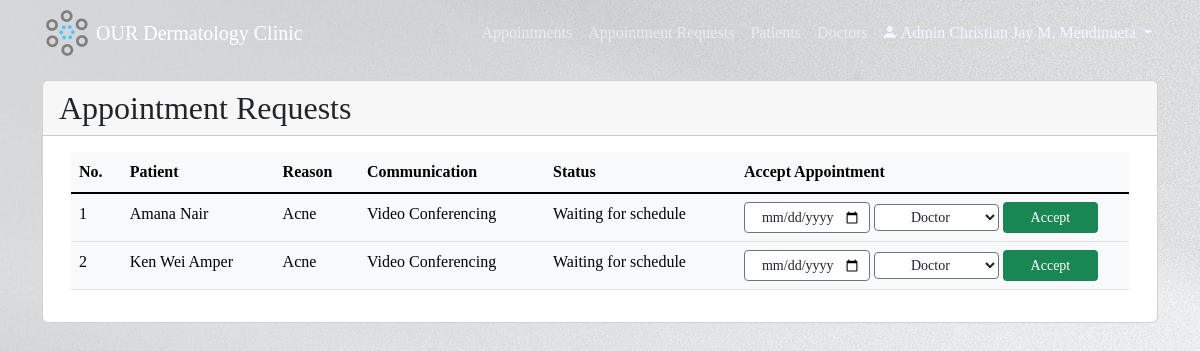
Page /assets/admin/appointment_requests_list.php (signed in) on the committed database.
### tables this page shows
CREATE TABLE `admin_table` (
  `admin_id` int(20) NOT NULL,
  `admin_username` varchar(45) NOT NULL,
  `admin_password` varchar(255) NOT NULL,
  `admin_name` varchar(45) NOT NULL,
  `admin_sex` enum('M','F') DEFAULT NULL,
  `admin_age` int(10) NOT NULL,
  `admin_birthdate` date NOT NULL,
  `admin_email` varchar(45) NOT NULL,
  `admin_phone_no` varchar(11) NOT NULL,
  `admin_address` varchar(100) DEFAULT NULL
);

CREATE TABLE `appointment_table` (
  `appointment_id` int(20) NOT NULL,
  `doctor_id` int(20) DEFAULT NULL,
  `patient_id` int(20) DEFAULT NULL,
  `appointment_reason` varchar(300) NOT NULL,
  `appointment_comms` enum('Video Conferencing','Phone Call') NOT NULL,
  `appointment_date` date DEFAULT NULL,
  `appointment_status` enum('Waiting for schedule','Scheduled','Completed') NOT NULL
);

CREATE TABLE `patient_table` (
  `patient_id` int(20) NOT NULL,
  `patient_name` varchar(100) DEFAULT NULL,
  `patient_sex` enum('M','F') DEFAULT NULL,
  `patient_age` int(10) DEFAULT NULL,
  `patient_birthdate` date DEFAULT NULL,
  `patient_birthplace` varchar(45) DEFAULT NULL,
  `patient_phone_no` varchar(11) DEFAULT NULL,
  `patient_email` varchar(45) NOT NULL,
  `patient_address` varchar(100) DEFAULT NULL,
  `patient_civil_status` enum('Single','Married','Widowed','Separated') DEFAULT NULL,
  `patient_username` varchar(45) NOT NULL,
  `patient_password` varchar(255) NOT NULL,
  `patient_nationality` enum('Filipino','Foreign National') DEFAULT NULL,
  `patient_religion` varchar(45) DEFAULT NULL
);

### assets/admin/appointment_requests_list.php (the view, shortened to what this page needs)
<?php
include "../config.php";
$sessionUser = $_SESSION['admin_id'];
$admin_data = "SELECT * FROM admin_table WHERE admin_id='$sessionUser'";
$results = mysqli_query($conn, $admin_data);
$admin = mysqli_fetch_array($results);
$appointment_qry = "SELECT * FROM appointment_table JOIN patient_table ON appointment_table.patient_id = patient_table.patient_id WHERE appointment_status = 'Waiting for Schedule'";
$results = mysqli_query($conn, $appointment_qry);
$row_count = mysqli_num_rows($results);
?>
<!DOCTYPE html>
<html>
<head>
    <link href="https://cdn.jsdelivr.net/npm/bootstrap@5.2.0-beta1/dist/css/bootstrap.min.css" rel="stylesheet">
    <link rel="stylesheet" href="https://cdn.jsdelivr.net/npm/bootstrap-icons@1.3.0/font/bootstrap-icons.css">
    <link rel="stylesheet" href="../css/style.css">
</head>
<body>
    <nav class="navbar navbar-expand-lg navbar-dark py-2 fixed-top">
        <div class="container">
            <a href="menu.php#"><img src="../img/logo.png" alt="logo"></a>
            <a href="menu.php" class="navbar-brand mx-1">OUR Dermatology Clinic</a>
            <div class="collapse navbar-collapse" id="navmenu">
                <ul class="navbar-nav ms-auto">
                    <li class="nav-item">
                        <a class="nav-link" href="appointment_records.php">Appointments</a>
                    </li>
                    <li class="nav-item">
                        <a class="nav-link" href="#">Appointment Requests</a>
                    </li>
                    <li class="nav-item">
                        <a class="nav-link" href="patients.php">Patients</a>
                    </li>
                    <li class="nav-item">
                        <a class="nav-link" href="doctors.php">Doctors</a>
                    </li>
                    <li class="nav-item">
                        <div class="dropdown navbar-nav">
                            <button class="pt-2 dropdown-toggle" id="dropdown_logout" data-bs-toggle="dropdown" aria-expanded="false">
                                <span class="bi-person-fill"> Admin </span><?php if (!empty($admin['admin_name'])) echo $admin['admin_name'];
                                                                            else echo $admin['admin_usernaname']; ?>
                            </button>
                        </div>
                    </li>
                </ul>
            </div>
        </div>
    </nav>
    <section>
        <div class="container ">
            <div class="row">
                <div class="col-md-12">
                    <div class="card">
                        <div class="card-header">
                            <span class="h2">Appointment Requests</span>
                        </div>
                        <div class="card-body">
                            <div class="container table-responsive-md">
                                <table class="table table-light table-hover caption-top">
                                    <?php
                                    if ($row_count == 0) {
                                    ?>
                                        <strong>No Scheduled Appointments</strong>
                                    <?php
                                    } else {
                                    ?><thead>
                                            <th>No.</th>
                                            <th>Patient</th>
                                            <th>Reason</th>
                                            <th>Communication</th>
                                            <th>Status</th>
                                            <th>Accept Appointment</th>
                                        </thead>
                                        <tbody class="table-group-divider">
                                            <?php
                                            $appointment_number = 1;
                                            foreach ($results as $result) {
                                            ?>
                                                <tr>
                                                    <td><?= $appointment_number ?></td>
                                                    <td><?= $result['patient_name']; ?></td>
                                                    <td><?= $result['appointment_reason']; ?></td>
                                                    <td><?= $result['appointment_comms']; ?></td>
                                                    <td><?= $result['appointment_status']; ?></td>
                                                    <td>
                                                        <form action="#" method="post">
                                                            <input type="date" class="col-12 col-xl-4 btn btn-sm bg-white text-dark border-secondary" name="appointment_date" value="" min="2020-01-20" required />
                                                            <select name="doctor_id" class="col-12 col-xl-4 btn btn-sm bg-white text-dark border-secondary" required>
                                                                <option value="" selected> Doctor </option>
                                                            </select>
                                                            <button class="col-12 col-xl-3 btn btn-sm bg-success text-white" type="submit" name="admin_accept_appointment" value="<?= $result['appointment_id']; ?>">Accept</button>
                                                        </form>
                                                    </td>
                                                </tr>
                                        <?php
                                                $appointment_number++;
                                            }
                                        }
                                        ?>
                                        </tbody>
                                </table>
                            </div>
                        </div>
                    </div>
                </div>
            </div>
    </section>
</body>
</html>

### assets/css/style.css (style rules this page uses)
body::before { display: block; content:''; height: 80px; }
nav { background-image: url(../img/nav.jpg); }
nav img { height: 50px; }
nav button, footer button { background-color: transparent; border: none; color: aliceblue; }
body { background-image: url(../img/background.jpg); }
section button { width: 100%; }
.container { font-family: Century Gothic; }

### rows in the picture
admin_table: admin_name "Christian Jay M. Mendinueta"
appointment_table: patient.patient_name "Amana Nair", appointment_reason "Acne", appointment_comms "Video Conferencing", appointment_status "Waiting for schedule", $result['appointment_id'] 18 (drawn)
appointment_table: patient.patient_name "Ken Wei Amper", appointment_reason "Acne", appointment_comms "Video Conferencing", appointment_status "Waiting for schedule", $result['appointment_id'] 19 (drawn)
